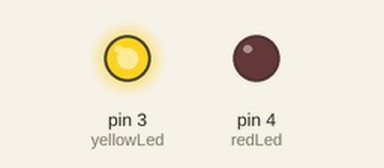
Recording of a sketch running on a simulated Arduino Uno, built with avr-gcc and run on an emulated ATmega328P. Parts: output pins drawn as LEDs (lit = HIGH).

Above: at 0.2 s.
At 5.2 s:
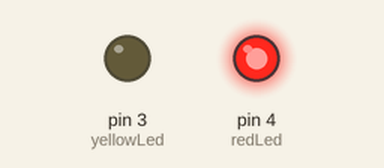
At 9.7 s:
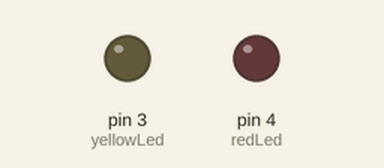
Timing chart, 0 to 10.4 s (numbered marks = the images above):
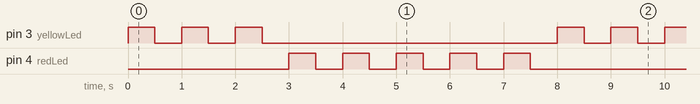

The sketch:

for.ino
```cpp
int redLed=4;
int yellowLed=3;
int dt=500;
int yellow=3;
int red=5;
int i;
void setup() {
  // put your setup code here, to run once:
pinMode(redLed,OUTPUT);
pinMode(yellowLed,OUTPUT);

}

void loop() {
//con bucle for

for(i=0;i<yellow;i++){
digitalWrite(yellowLed,HIGH);
delay(dt);
digitalWrite(yellowLed,LOW);
delay(dt);
}
for(int i=0;i<red;i++){
digitalWrite(redLed,HIGH);
delay(dt);
digitalWrite(redLed,LOW);
delay(dt);
}


/* put your main code here, to run repeatedly:
digitalWrite(yellowLed,HIGH);
delay(dt);
digitalWrite(yellowLed,LOW);
delay(dt);
digitalWrite(yellowLed,HIGH);
delay(dt);
digitalWrite(yellowLed,LOW);
delay(dt);
digitalWrite(yellowLed,HIGH);
delay(dt);
digitalWrite(yellowLed,LOW);

delay(dt);
digitalWrite(redLed,HIGH);
delay(dt);
digitalWrite(redLed,LOW);
delay(dt);
digitalWrite(redLed,HIGH);
delay(dt);
digitalWrite(redLed,LOW);
delay(dt);
digitalWrite(redLed,HIGH);
delay(dt);
digitalWrite(redLed,LOW);
delay(dt);
digitalWrite(redLed,HIGH);
delay(dt);
digitalWrite(redLed,LOW);
delay(dt);
digitalWrite(redLed,LOW);
delay(dt);
digitalWrite(redLed,HIGH);
delay(dt);
digitalWrite(redLed,LOW);
delay(dt);
digitalWrite(yellowLed,HIGH);
delay(dt);
digitalWrite(yellowLed,LOW);
delay(dt);
digitalWrite(yellowLed,HIGH);
delay(dt);
digitalWrite(yellowLed,LOW);
delay(dt);
digitalWrite(yellowLed,HIGH);
delay(dt);
digitalWrite(yellowLed,LOW);
delay(dt);
digitalWrite(redLed,HIGH);
delay(dt);
digitalWrite(redLed,LOW);
delay(dt);
digitalWrite(redLed,HIGH);
delay(dt);
digitalWrite(redLed,LOW);
delay(dt);
digitalWrite(redLed,HIGH);
delay(dt);
digitalWrite(redLed,LOW);
delay(dt);
digitalWrite(redLed,HIGH);
delay(dt);
digitalWrite(redLed,LOW);
delay(dt);
digitalWrite(redLed,HIGH);
delay(dt);
digitalWrite(redLed,LOW);
delay(dt);
*/
}
```

Measured:
- by itself, pin 3 (yellowLed): repeats every 8.0 s: 2 × (LOW 0.50 s, HIGH 0.50 s), LOW 5.5 s, HIGH 0.50 s
- by itself, pin 4 (redLed): repeats every 8.0 s: 4 × (LOW 0.50 s, HIGH 0.50 s), LOW 3.5 s, HIGH 0.50 s
- by itself, everything shown: repeats every 8.0 s, in 16 steps
